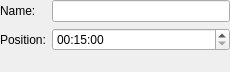
<?xml version="1.0" encoding="UTF-8"?>
<ui version="4.0">
 <class>AddChapter</class>
 <widget class="QWidget" name="AddChapter">
  <property name="geometry">
   <rect>
    <x>0</x>
    <y>0</y>
    <width>230</width>
    <height>72</height>
   </rect>
  </property>
  <property name="windowTitle">
   <string>KMediaFactory</string>
  </property>
  <layout class="QFormLayout" name="formLayout">
   <property name="margin">
    <number>0</number>
   </property>
   <item row="0" column="0">
    <widget class="QLabel" name="nameLabel">
     <property name="text">
      <string>Name:</string>
     </property>
     <property name="wordWrap">
      <bool>false</bool>
     </property>
     <property name="buddy">
      <cstring>nameEdit</cstring>
     </property>
    </widget>
   </item>
   <item row="0" column="1">
    <widget class="KLineEdit" name="nameEdit">
     <property name="text">
      <string/>
     </property>
    </widget>
   </item>
   <item row="1" column="0">
    <widget class="QLabel" name="chapterLabel">
     <property name="text">
      <string>Position:</string>
     </property>
     <property name="textFormat">
      <enum>Qt::PlainText</enum>
     </property>
     <property name="wordWrap">
      <bool>false</bool>
     </property>
     <property name="buddy">
      <cstring>chapterTime</cstring>
     </property>
    </widget>
   </item>
   <item row="1" column="1">
    <widget class="QTimeEdit" name="chapterTime">
     <property name="focusPolicy">
      <enum>Qt::StrongFocus</enum>
     </property>
     <property name="displayFormat">
      <string>hh:mm:ss</string>
     </property>
     <property name="time">
      <time>
       <hour>0</hour>
       <minute>15</minute>
       <second>0</second>
      </time>
     </property>
    </widget>
   </item>
  </layout>
 </widget>
 <layoutdefault spacing="6" margin="11"/>
 <layoutfunction spacing="KDialog::spacingHint" margin="KDialog::marginHint"/>
 <pixmapfunction>BTN_ICON</pixmapfunction>
 <customwidgets>
  <customwidget>
   <class>KLineEdit</class>
   <extends>QLineEdit</extends>
   <header>klineedit.h</header>
  </customwidget>
 </customwidgets>
 <includes>
  <include location="global">kpushbutton.h</include>
 </includes>
 <resources/>
 <connections/>
</ui>
